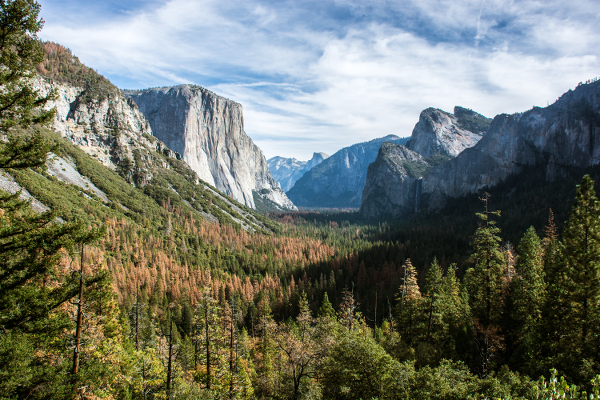
#> input picture 02-Sensors/framework/yosemite.png, 600 x 400 px
$ python sensors.py
#> lines starting #> are read from the running program, lines starting #| are printed output that depends on the picture
""" Computational Photography Sheet 02-Sensors - Exercise 2"""

import os
from pathlib import Path

import matplotlib.pyplot as plt
import numpy as np
import numpy.typing as npt
from PIL import Image

def load_grayscale_image(path: Path) -> npt.NDArray[np.float32]:
    """Load image file as grayscale numpy array

    Args:
        path (Path): File path

    Returns:
        np.ndarray: HxW array, dtype float32, values in range [0,1]
    """
    with Image.open(path) as img:
#> img is the input picture: PIL image 600x400 RGB; mean R, G, B 111.3, 116.7, 105.4
        img = img.convert('L')
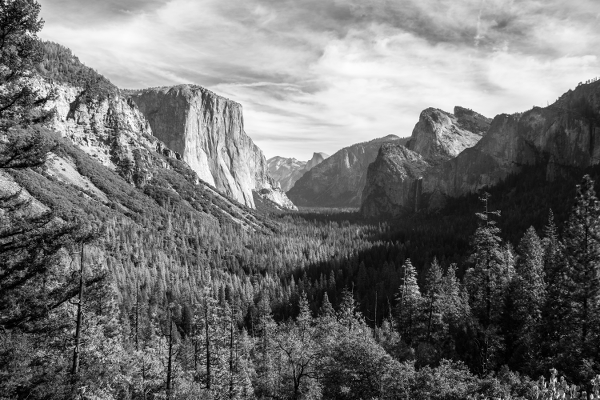
#> img: PIL image 600x400 L; min 0, max 255, mean 113.8
        return np.array(img).astype(np.float32) / 255


def add_gaussian_noise(image: np.ndarray, std_dev: float) -> np.ndarray:
    """Return new image with Gaussian noise

    Args:
        image (np.ndarray): HxW input image
        std_dev (float): Gaussian standard deviation

    Returns:
        np.ndarray: Noisy Image
    """
    noise = np.random.normal(loc=0, scale=std_dev, size=image.shape)
    return image + noise

def add_poisson_noise(image: np.ndarray) -> np.ndarray:
    """Return new image with Poisson noise

    Args:
        image (np.ndarray): HxW input image

    Returns:
        np.ndarray: Noisy Image
    """
    return np.random.poisson(lam=(image * 255), size=image.shape) / 255


def ex2_1_noisy_images():
    print("Assignment Sheet 2, Exercise 2.1: Noisy Images")
    image = load_grayscale_image(Path(__file__).parent / "yosemite.png")

    # Figure with 6 subplots
    fig, axs = plt.subplots(3, 2, figsize=(8, 10))

    for axis in axs.flat:
        axis.axis('off')

    # Original in axs[0, 0]
    axs[0, 0].imshow(image, cmap="gray", vmin=0, vmax=1)
    axs[0, 0].set_title("Original")

    # Poisson in axs[0, 1]
    poisson_img = add_poisson_noise(image)
    axs[0, 1].set_title("Poisson noise")
    axs[0, 1].imshow(poisson_img, cmap="gray")

    # Gaussians in axs[1, 0], axs[1, 1], axs[2, 0], and axs[2, 1]
    std_devs = [0.05, 0.1, 0.2, 0.5]
    gauss_img1 = add_gaussian_noise(image, std_devs[0])
    gauss_img2 = add_gaussian_noise(image, std_devs[1])
    gauss_img3 = add_gaussian_noise(image, std_devs[2])
#> call 3 of add_gaussian_noise, with std_dev = 0.2
#> in add_gaussian_noise (call 3), `return image + noise`:
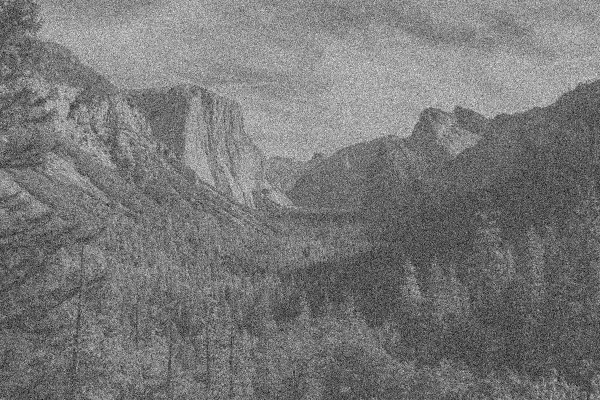
#> returned value: shape (400, 600) float64; min -0.819, max 1.87, mean 0.446; drawn with min black and max white
    gauss_img4 = add_gaussian_noise(image, std_devs[3])
#> call 4 of add_gaussian_noise, with std_dev = 0.5
#> in add_gaussian_noise (call 4), `return image + noise`:
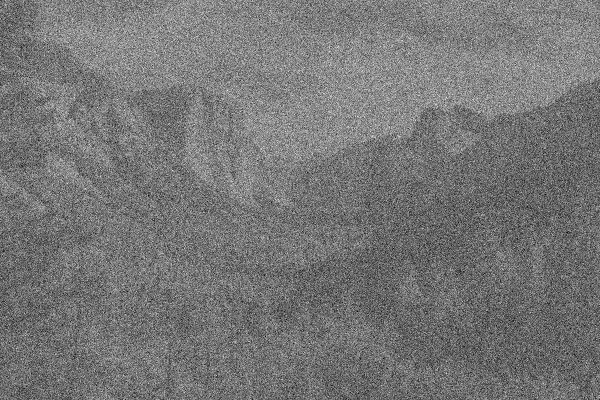
#> returned value: shape (400, 600) float64; min -2.02, max 3.28, mean 0.446; drawn with min black and max white
    axs[1, 0].imshow(gauss_img1, cmap="gray")
    axs[1, 0].set_title(f"Gaussian noise (std. dev = {std_devs[0]})")
    axs[1, 1].imshow(gauss_img2, cmap="gray")
    axs[1, 1].set_title(f"Gaussian noise (std. dev = {std_devs[1]})")
    axs[2, 0].imshow(gauss_img3, cmap="gray")
    axs[2, 0].set_title(f"Gaussian noise (std. dev = {std_devs[2]})")
    axs[2, 1].imshow(gauss_img4, cmap="gray")
    axs[2, 1].set_title(f"Gaussian noise (std. dev = {std_devs[3]})")

    plt.tight_layout()
    os.makedirs(Path(__file__).parent / "out", exist_ok=True)
    fig.savefig(Path(__file__).parent / "out" / "ex2_1.png")


def generate_difference_images(perp: np.ndarray, parallel: np.ndarray) -> np.ndarray:
    """Generate 100 difference images with Poisson noise

    Args:
        perp (np.ndarray): HxW perpendicular polarization image
        parallel (np.ndarray): HxW parallel polarization image

    Returns:
        np.ndarray: HxWx100 difference images
    """
    difference_images = np.zeros([perp.shape[0], perp.shape[1], 100])
    for i in range(100):
        noisy_perp = add_poisson_noise(perp)
        noisy_para = add_poisson_noise(parallel)
        difference_images[:, :, i] = noisy_para - noisy_perp
    return difference_images


def ex2_2_skellam_separation():
    print("Assignment Sheet 2, Exercise 2.2: Skellam Separation")
    # Load Images
    parallel = load_grayscale_image(Path(__file__).parent / "parallel.png")
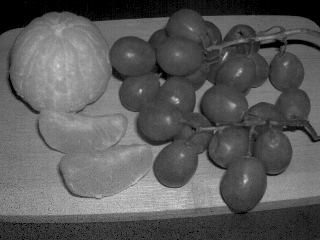
#> input picture 02-Sensors/framework/parallel.png, 320 x 240 px
#> in load_grayscale_image, img is the input picture: PIL image 320x240 L; min 0, max 220, mean 90
    perp = load_grayscale_image(Path(__file__).parent / "perp.png")
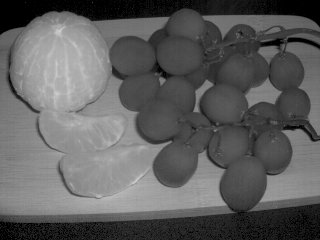
#> input picture 02-Sensors/framework/perp.png, 320 x 240 px
#> in load_grayscale_image, img is the input picture: PIL image 320x240 L; min 0, max 205, mean 94.2

    # Start plot
    fig, axs = plt.subplots(2, 2, figsize=(12, 8))
    for a in axs.flat:
        a.axis('off')
    axs[0, 0].imshow(parallel.clip(0,1), cmap="gray", vmin=0, vmax=1)
    axs[0, 0].set_title("Parallel")
    axs[1, 0].imshow(perp.clip(0,1), cmap="gray", vmin=0, vmax=1)
    axs[1, 0].set_title("Perpendicular")

    # Simulate 100 difference images
    difference_images = generate_difference_images(perp, parallel)

    # Calculate mean and variance for each pixel
    mean = np.mean(difference_images, axis=2)
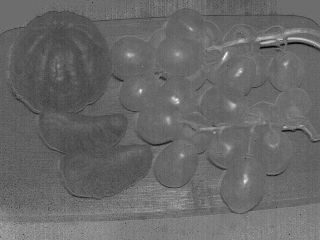
#> mean: shape (240, 320) float64; min -0.415, max 0.554, mean -0.0168; drawn with min black and max white
    variance = np.var(difference_images, axis=2) * 255 # need to scale variance back up since we
                                                       # scaled the poisson distribution down
                                                       # (mean / 255 -> variance / 255^2)

    # Reconstruct perpendicular and parallel illumination
    # Plot as axs[0, 1] and axs[1, 1]
    # Formula:
    # | mu_diff  | = |  nu   -nu  | * | mu_1 |
    # | var_diff |   | nu^2  nu^2 |   | mu_2 |
    nu = 1.1
    mat = np.linalg.inv([
        [nu, -nu],
        [nu * nu, nu * nu]
    ])
    para_rec = mat[0, 0] * mean + mat[0, 1] * variance
    perp_rec = mat[1, 0] * mean + mat[1, 1] * variance
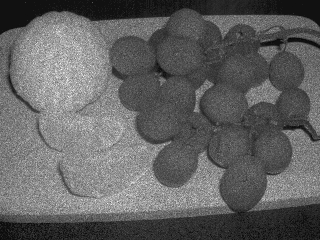
#> perp_rec: shape (240, 320) float64; min -0.0637, max 0.888, mean 0.303; drawn with min black and max white
    axs[0, 1].imshow(para_rec, cmap="gray")
    axs[0, 1].set_title("Parallel (reconstruction)")
    axs[1, 1].imshow(perp_rec, cmap="gray")
    axs[1, 1].set_title("Perpendicular (reconstruction)")

    plt.tight_layout()
    os.makedirs(Path(__file__).parent / "out", exist_ok=True)
    fig.savefig(Path(__file__).parent / "out" / "ex2_2.png")


if __name__ == '__main__':
    ex2_1_noisy_images()
    ex2_2_skellam_separation()
